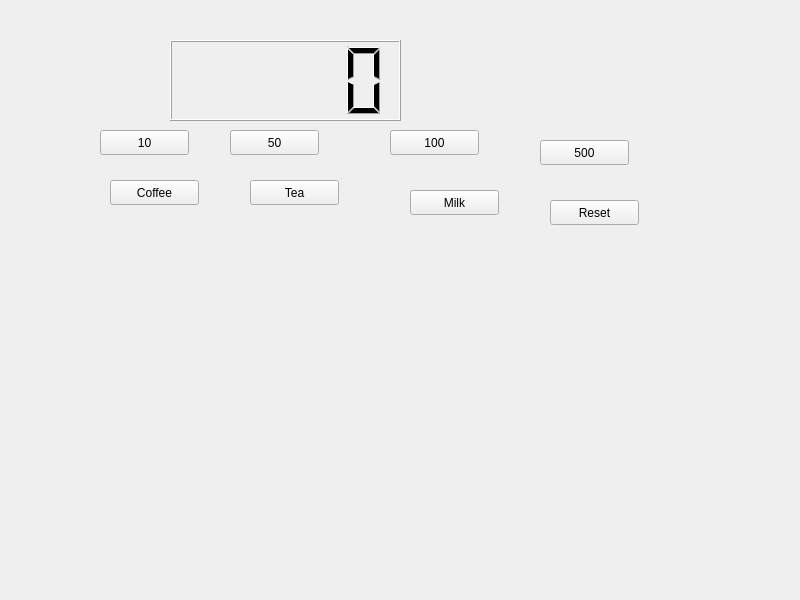
<?xml version="1.0" encoding="UTF-8"?>
<ui version="4.0">
 <class>Widget</class>
 <widget class="QWidget" name="Widget">
  <property name="geometry">
   <rect>
    <x>0</x>
    <y>0</y>
    <width>800</width>
    <height>600</height>
   </rect>
  </property>
  <property name="windowTitle">
   <string>Widget</string>
  </property>
  <widget class="QLCDNumber" name="lcdNumber">
   <property name="geometry">
    <rect>
     <x>170</x>
     <y>40</y>
     <width>231</width>
     <height>81</height>
    </rect>
   </property>
  </widget>
  <widget class="QPushButton" name="pb10">
   <property name="geometry">
    <rect>
     <x>100</x>
     <y>130</y>
     <width>89</width>
     <height>25</height>
    </rect>
   </property>
   <property name="text">
    <string>10</string>
   </property>
  </widget>
  <widget class="QPushButton" name="pb50">
   <property name="geometry">
    <rect>
     <x>230</x>
     <y>130</y>
     <width>89</width>
     <height>25</height>
    </rect>
   </property>
   <property name="text">
    <string>50</string>
   </property>
  </widget>
  <widget class="QPushButton" name="pb100">
   <property name="geometry">
    <rect>
     <x>390</x>
     <y>130</y>
     <width>89</width>
     <height>25</height>
    </rect>
   </property>
   <property name="text">
    <string>100</string>
   </property>
  </widget>
  <widget class="QPushButton" name="pbCoffee">
   <property name="geometry">
    <rect>
     <x>110</x>
     <y>180</y>
     <width>89</width>
     <height>25</height>
    </rect>
   </property>
   <property name="text">
    <string>Coffee</string>
   </property>
  </widget>
  <widget class="QPushButton" name="pbTea">
   <property name="geometry">
    <rect>
     <x>250</x>
     <y>180</y>
     <width>89</width>
     <height>25</height>
    </rect>
   </property>
   <property name="text">
    <string>Tea</string>
   </property>
  </widget>
  <widget class="QPushButton" name="pbMilk">
   <property name="geometry">
    <rect>
     <x>410</x>
     <y>190</y>
     <width>89</width>
     <height>25</height>
    </rect>
   </property>
   <property name="text">
    <string>Milk</string>
   </property>
  </widget>
  <widget class="QPushButton" name="pb500">
   <property name="geometry">
    <rect>
     <x>540</x>
     <y>140</y>
     <width>89</width>
     <height>25</height>
    </rect>
   </property>
   <property name="text">
    <string>500</string>
   </property>
  </widget>
  <widget class="QPushButton" name="pbRst">
   <property name="geometry">
    <rect>
     <x>550</x>
     <y>200</y>
     <width>89</width>
     <height>25</height>
    </rect>
   </property>
   <property name="text">
    <string>Reset</string>
   </property>
  </widget>
 </widget>
 <resources/>
 <connections/>
</ui>
